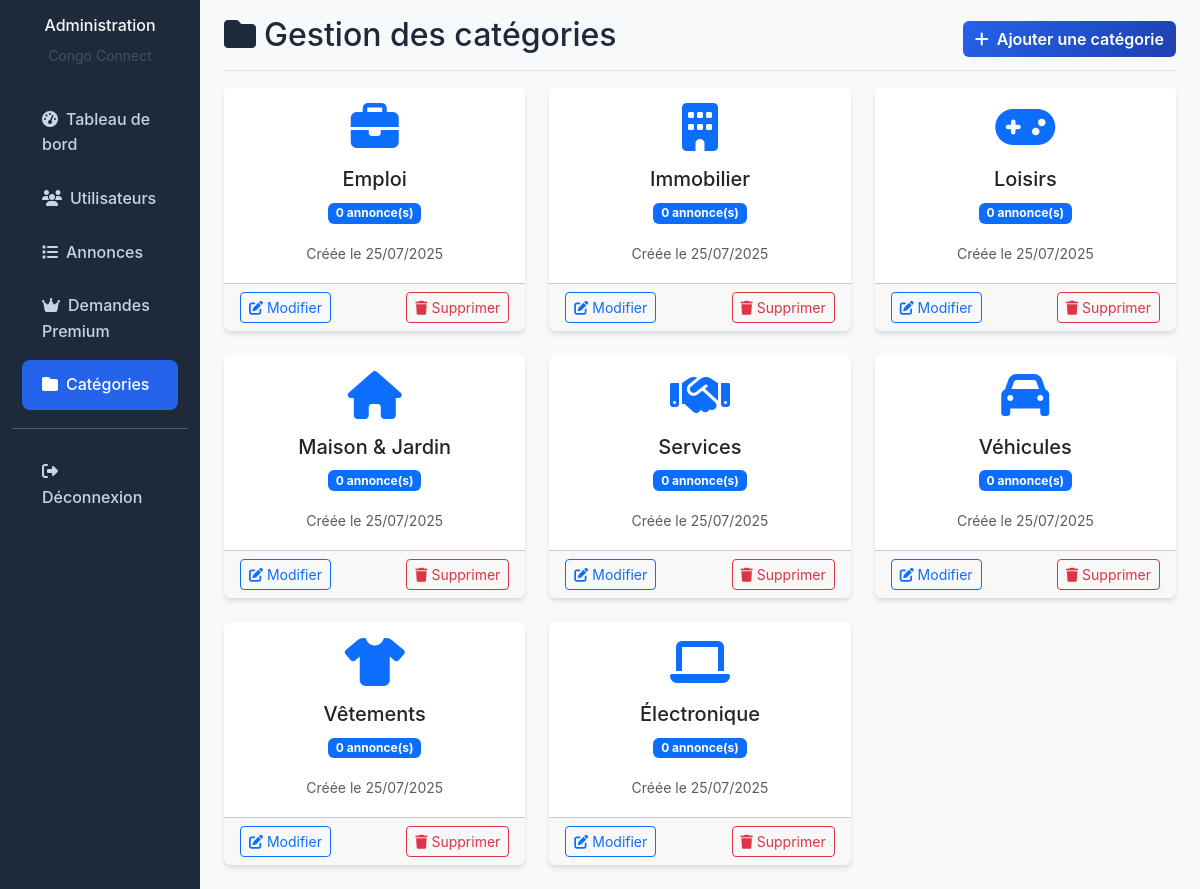
Page /admin/categories (signed in) on the committed database.
### models.py (models this page shows, shortened)
class Category(db.Model):
    __tablename__ = 'categories'
    id = db.Column(db.Integer, primary_key=True)
    name = db.Column(db.String(100), unique=True, nullable=False)
    description = db.Column(db.Text)
    icon = db.Column(db.String(50), default='fas fa-tag')
    created_at = db.Column(db.DateTime, default=datetime.utcnow)
    listings = db.relationship('Listing', backref='category', lazy=True)

### admin_routes.py (the view, shortened to what this page needs)
@app.route('/admin/categories', methods=['GET', 'POST'])
@admin_required
def admin_categories():
    categories = Category.query.order_by(Category.name).all()
    return render_template('admin/categories.html', categories=categories)

### admin_routes.py (called while the page is built)
def admin_required(f):
    from functools import wraps
    @wraps(f)
    def decorated_function(*args, **kwargs):
        if 'admin_id' not in session:
            return redirect(url_for('admin_login'))
        admin = Admin.query.get(session['admin_id'])
        if not admin or not admin.active:
            session.pop('admin_id', None)
            return redirect(url_for('admin_login'))
        return f(*args, **kwargs)
    return decorated_function

### app.py (called while the page is built)
@app.context_processor
def inject_categories():
    from models import Category
    return dict(categories=Category.query.all())

### templates/admin/categories.html (shortened to what this page needs)
<!DOCTYPE html>
<html lang="fr">
<head>
    <link href="https://cdn.jsdelivr.net/npm/bootstrap@5.3.0/dist/css/bootstrap.min.css" rel="stylesheet">
    <link rel="stylesheet" href="https://cdnjs.cloudflare.com/ajax/libs/font-awesome/6.4.0/css/all.min.css">
    <link rel="stylesheet" href="{{ url_for('static', filename='css/style.css') }}">
</head>
<body class="bg-light">
    <div class="container-fluid">
        <div class="row">
            <nav class="col-md-3 col-lg-2 d-md-block admin-sidebar">
                <div class="position-sticky pt-3">
                    <div class="text-center mb-4">
                        <h6 class="text-light">Administration</h6>
                        <small class="text-light-emphasis">Congo Connect</small>
                    </div>
                    <ul class="nav flex-column">
                        <li class="nav-item">
                            <a class="nav-link" href="{{ url_for('admin_dashboard') }}">
                                <i class="fas fa-tachometer-alt me-2"></i>Tableau de bord
                            </a>
                        </li>
                        <li class="nav-item">
                            <a class="nav-link" href="{{ url_for('admin_users') }}">
                                <i class="fas fa-users me-2"></i>Utilisateurs
                            </a>
                        </li>
                        <li class="nav-item">
                            <a class="nav-link" href="{{ url_for('admin_listings') }}">
                                <i class="fas fa-list me-2"></i>Annonces
                            </a>
                        </li>
                        <li class="nav-item">
                            <a class="nav-link" href="{{ url_for('admin_premium_requests') }}">
                                <i class="fas fa-crown me-2"></i>Demandes Premium
                            </a>
                        </li>
                        <li class="nav-item">
                            <a class="nav-link active" href="{{ url_for('admin_categories') }}">
                                <i class="fas fa-folder me-2"></i>Catégories
                            </a>
                        </li>
                        <hr class="text-light my-3">
                        <li class="nav-item">
                            <a class="nav-link" href="{{ url_for('admin_logout') }}">
                                <i class="fas fa-sign-out-alt me-2"></i>Déconnexion
                            </a>
                        </li>
                    </ul>
                </div>
            </nav>
            <main class="col-md-9 ms-sm-auto col-lg-10 px-md-4">
                <div class="pt-3 pb-2 mb-3 border-bottom">
                    <div class="row align-items-center">
                        <div class="col">
                            <h1 class="h2">
                                <i class="fas fa-folder me-2"></i>Gestion des catégories
                            </h1>
                        </div>
                        <div class="col-auto">
                            <button type="button" class="btn btn-primary" data-bs-toggle="modal" data-bs-target="#addCategoryModal">
                                <i class="fas fa-plus me-2"></i>Ajouter une catégorie
                            </button>
                        </div>
                    </div>
                </div>
                <div class="row">
                    {% if categories %}
                    {% for category in categories %}
                    <div class="col-lg-4 col-md-6 mb-4">
                        <div class="card h-100">
                            <div class="card-body text-center">
                                <i class="{{ category.icon }} fa-3x text-primary mb-3"></i>
                                <h5 class="card-title">{{ category.name }}</h5>
                                <div class="mb-3">
                                    <span class="badge bg-primary">{{ category.listings|length }} annonce(s)</span>
                                </div>
                                <small class="text-muted">Créée le {{ category.created_at.strftime('%d/%m/%Y') }}</small>
                            </div>
                            <div class="card-footer">
                                <div class="d-flex justify-content-between">
                                    <button type="button" class="btn btn-outline-primary btn-sm"
                                            data-bs-toggle="modal" data-bs-target="#editModal{{ category.id }}">
                                        <i class="fas fa-edit"></i> Modifier
                                    </button>
                                    {% if category.listings|length == 0 %}
                                    <button type="button" class="btn btn-outline-danger btn-sm"
                                            data-bs-toggle="modal" data-bs-target="#deleteModal{{ category.id }}">
                                        <i class="fas fa-trash"></i> Supprimer
                                    </button>
                                    {% else %}
                                    <button type="button" class="btn btn-outline-secondary btn-sm" disabled
                                            title="Impossible de supprimer une catégorie contenant des annonces">
                                        <i class="fas fa-lock"></i> Protégée
                                    </button>
                                    {% endif %}
                                </div>
                            </div>
                        </div>
                    </div>
                    {% endfor %}
                    {% endif %}
                </div>
            </main>
        </div>
    </div>
</body>
</html>

### static/css/style.css (style rules this page uses)
:root { --primary-color: #2563eb; --secondary-color: #f59e0b; --success-color: #10b981; --danger-color: #ef4444; --warning-color: #f59e0b; --info-color: #06b6d4; --light-color: #f8fafc; --dark-color: #1e293b; --premium-gold: #ffd700; --shadow: 0 4px 6px -1px rgba(0, 0, 0, 0.1), 0 2px 4px -1px rgba(0, 0, 0, 0.06); --shadow-lg: 0 20px 25px -5px rgba(0, 0, 0, 0.1), 0 10px 10px -5px rgba(0, 0, 0, 0.04); }
body { font-family: 'Inter', -apple-system, BlinkMacSystemFont, 'Segoe UI', Roboto, sans-serif; line-height: 1.6; color: var(--dark-color); }
.card { border: none; box-shadow: var(--shadow); transition: all 0.3s ease; }
.btn-primary { background: linear-gradient(135deg, var(--primary-color), #1e40af); border: none; font-weight: 600; transition: all 0.3s ease; }
.admin-sidebar { background: var(--dark-color); min-height: 100vh; }
.admin-sidebar .nav-link { color: #cbd5e1; font-weight: 500; padding: 12px 20px; border-radius: 8px; margin: 2px 10px; transition: all 0.3s ease; }
.admin-sidebar .nav-link:hover, .admin-sidebar .nav-link.active { background: var(--primary-color); color: white; }

### rows in the picture
Category: name "Emploi", listings|length "0", created_at "25/07/2025"
Category: name "Immobilier", listings|length "0", created_at "25/07/2025"
Category: name "Loisirs", listings|length "0", created_at "25/07/2025"
Category: name "Maison & Jardin", listings|length "0", created_at "25/07/2025"
Category: name "Services", listings|length "0", created_at "25/07/2025"
Category: name "Véhicules", listings|length "0", created_at "25/07/2025"
Category: name "Vêtements", listings|length "0", created_at "25/07/2025"
Category: name "Électronique", listings|length "0", created_at "25/07/2025"
